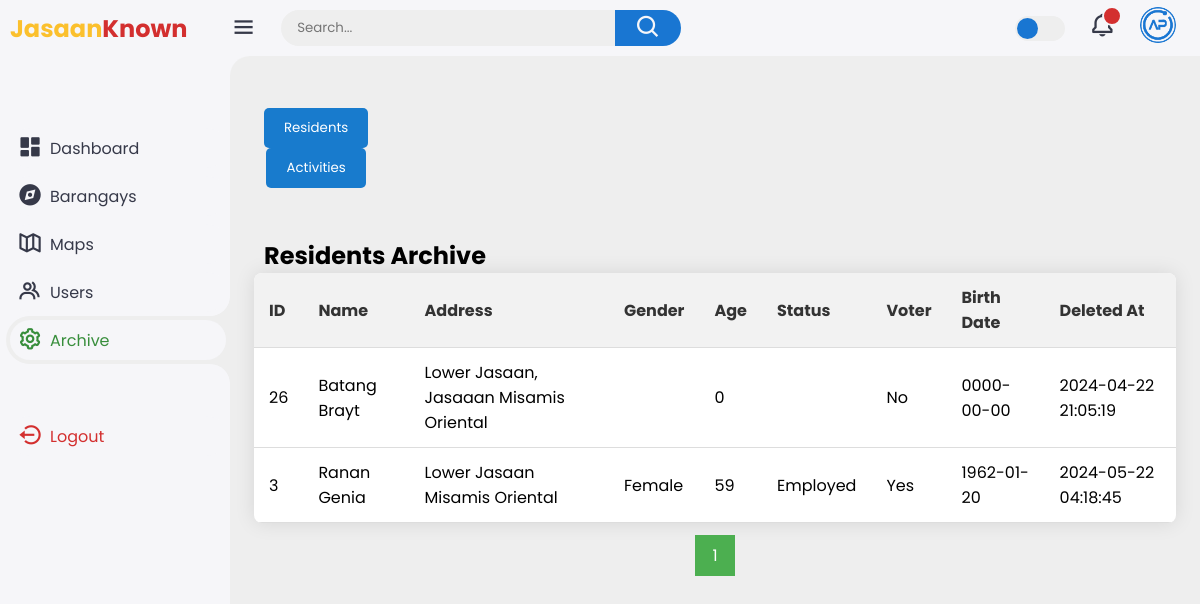
The app's page /archv.php with its own data.
### tables this page shows
CREATE TABLE `resident_archive` (
  `id` int(11) NOT NULL,
  `name` varchar(255) DEFAULT NULL,
  `address` varchar(255) DEFAULT NULL,
  `gender` varchar(10) DEFAULT NULL,
  `age` int(11) DEFAULT NULL,
  `status` varchar(50) DEFAULT NULL,
  `voter` tinyint(1) DEFAULT NULL,
  `birth_date` date DEFAULT NULL,
  `deleted_at` timestamp NOT NULL DEFAULT current_timestamp()
);

### archv.php (the view, shortened to what this page needs)
<?php
$host = 'localhost';
$dbname = 'jk';
$username = 'root';
$password = '';
try {
    $db = new PDO("mysql:host=$host;dbname=$dbname", $username, $password);
    $db->setAttribute(PDO::ATTR_ERRMODE, PDO::ERRMODE_EXCEPTION);
} catch (PDOException $e) {
    echo "Error: " . $e->getMessage();
    die();
}
$sql = "SELECT COUNT(*) AS total FROM resident_archive";
$result = $db->query($sql);
$row = $result->fetch(PDO::FETCH_ASSOC);
$total_records = $row['total'];
$records_per_page = 100;
$total_pages = ceil($total_records / $records_per_page);
$current_page = isset($_GET['page']) ? $_GET['page'] : 1;
?>
<!DOCTYPE html>
<html lang="en">
<head>
    <link href='https://unpkg.com/boxicons@2.1.4/css/boxicons.min.css' rel='stylesheet'>
    <link rel="stylesheet" href="style.css">
</head>
<body>
   <div class="sidebar">
        <a href="#" class="logo">
            <div class="logo-name"><span>Jasaan</span>Known</div>
        </a>
        <ul class="side-menu">
            <li class=""><a href="dashboard.php" onclick="redirectTo('dashboard.php')"><i class='bx bxs-dashboard'></i>Dashboard</a></li>
            <li class=""><a href="barangay.php" onclick="redirectTo('barangay.php')"><i class='bx bxs-compass'></i>Barangays</a></li>
            <li class=""><a href="maps.php" onclick="redirectTo('maps.php')"><i class='bx bx-map-alt'></i>Maps</a></li>
            <li class=""><a href="users.php" onclick="redirectTo('users.php')"><i class='bx bx-group'></i>Users</a></li>
            <li class="active"><a href="archive.php" onclick="redirectTo('archive.php')"><i class='bx bx-cog'></i>Archive</a></li>
        </ul>
        <ul class="side-menu">
            <li>
                <a href="#" class="logout">
                    <i class='bx bx-log-out-circle'></i>
                    Logout
                </a>
            </li>
        </ul>
    </div>
     <div class="content">
        <nav>
            <i class='bx bx-menu'></i>
            <form action="#">
                <div class="form-input">
                    <input type="search" placeholder="Search...">
                    <button class="search-btn" type="submit"><i class='bx bx-search'></i></button>
                </div>
            </form>
            <label for="theme-toggle" class="theme-toggle"></label>
            <a href="#" class="notif">
                <i class='bx bx-bell'></i>
                <span class="count"></span>
            </a>
            <a href="#" class="profile">
                <img src="images/logo.png">
            </a>
        </nav>
        <main>
        <div class="header">
    <div class="archive-buttons">
        <button onclick="toggleTable('residents')">Residents</button>
        <button onclick="toggleTable('activities')">Activities</button>
    </div>
</div>
            <div class="container" id="residentsTable">
                <h2>Residents Archive</h2>
                <table>
                    <thead>
                        <tr>
                            <th>ID</th>
                            <th>Name</th>
                            <th>Address</th>
                            <th>Gender</th>
                            <th>Age</th>
                            <th>Status</th>
                            <th>Voter</th>
                            <th>Birth Date</th>
                            <th>Deleted At</th>
                        </tr>
                    </thead>
                    <tbody>
                        <?php
                        $residentsQuery = $db->query("SELECT * FROM resident_archive");
                        while ($row = $residentsQuery->fetch(PDO::FETCH_ASSOC)) {
                            echo "<tr>";
                            echo "<td>" . $row['id'] . "</td>";
                            echo "<td>" . $row['name'] . "</td>";
                            echo "<td>" . $row['address'] . "</td>";
                            echo "<td>" . $row['gender'] . "</td>";
                            echo "<td>" . $row['age'] . "</td>";
                            echo "<td>" . $row['status'] . "</td>";
                            echo "<td>" . ($row['voter'] ? 'Yes' : 'No') . "</td>";
                            echo "<td>" . $row['birth_date'] . "</td>";
                            echo "<td>" . $row['deleted_at'] . "</td>";
                            echo "</tr>";
                        }
                        ?>
                    </tbody>
                </table>
                <div class="pagination">
                    <?php
                    for ($i = 1; $i <= $total_pages; $i++) {
                        echo "<a href='?page=$i'";
                        if ($i == $current_page) echo " class='active'";
                        echo ">$i</a>";
                    }
                    ?>
                </div>
            </div>
    </div>
</body>
</html>

### style.css (style rules this page uses)
:root { --light: #f6f6f9; --primary: #1976D2; --light-primary: #CFE8FF; --grey: #eee; --dark-grey: #AAAAAA; --dark: #363949; --danger: #D32F2F; --light-danger: #FECDD3; --warning: #FBC02D; --light-warning: #FFF2C6; --success: #388E3C; --light-success: #BBF7D0; }
* { margin: 0; padding: 0; box-sizing: border-box; font-family: 'Poppins', sans-serif; }
.bx { font-size: 1.7rem; }
a { text-decoration: none; }
li { list-style: none; }
html { overflow-x: hidden; }
body { background: var(--grey); overflow-x: hidden; }
.sidebar { position: fixed; top: 0; left: 0; background: var(--light); width: 230px; height: 100%; z-index: 2000; overflow-x: hidden; scrollbar-width: none; transition: all 0.3s ease; }
.sidebar .logo { font-size: 24px; font-weight: 700; height: 56px; display: flex; align-items: center; color: var(--danger); z-index: 500; padding-bottom: 20px; box-sizing: content-box; }
.sidebar .logo .logo-name { margin-left: 10px; }
.sidebar .logo .logo-name span { color: var(--warning); }
.sidebar .side-menu { width: 100%; margin-top: 48px; }
.sidebar .side-menu li { height: 48px; background: transparent; margin-left: 6px; border-radius: 48px 0 0 48px; padding: 4px; }
.sidebar .side-menu li.active { background: var(--grey); position: relative; }
.sidebar .side-menu li.active::before { content: ""; position: absolute; width: 40px; height: 40px; border-radius: 50%; top: -40px; right: 0; box-shadow: 20px 20px 0 var(--grey); z-index: -1; }
.sidebar .side-menu li.active::after { content: ""; position: absolute; width: 40px; height: 40px; border-radius: 50%; bottom: -40px; right: 0; box-shadow: 20px -20px 0 var(--grey); z-index: -1; }
.sidebar .side-menu li a { width: 100%; height: 100%; background: var(--light); display: flex; align-items: center; border-radius: 48px; font-size: 16px; color: var(--dark); white-space: nowrap; overflow-x: hidden; transition: all 0.3s ease; }
.sidebar .side-menu li.active a { color: var(--success); }
.sidebar .side-menu li a .bx { min-width: calc(60px - ((4px + 6px) * 2)); display: flex; font-size: 1.6rem; justify-content: center; }
.sidebar .side-menu li a.logout { color: var(--danger); }
.content { position: relative; width: calc(100% - 230px); left: 230px; transition: all 0.3s ease; }
.content nav { height: 56px; background: var(--light); padding: 0 24px 0 0; display: flex; align-items: center; grid-gap: 24px; position: sticky; top: 0; left: 0; z-index: 1000; }
.content nav::before { content: ""; position: absolute; width: 40px; height: 40px; bottom: -40px; left: 0; border-radius: 50%; box-shadow: -20px -20px 0 var(--light); }
.content nav a { color: var(--dark); }
.content nav .bx.bx-menu { cursor: pointer; color: var(--dark); }
.content nav form { max-width: 400px; width: 100%; margin-right: auto; }
.content nav form .form-input { display: flex; align-items: center; height: 36px; }
.content nav form .form-input input { flex-grow: 1; padding: 0 16px; height: 100%; border: none; background: var(--grey); border-radius: 36px 0 0 36px; outline: none; width: 100%; color: var(--dark); }
.content nav form .form-input button { width: 80px; height: 100%; display: flex; justify-content: center; align-items: center; background: var(--primary); color: var(--light); font-size: 18px; border: none; outline: none; border-radius: 0 36px 36px 0; cursor: pointer; }
.content nav .notif { font-size: 20px; position: relative; }
.content nav .notif .count { position: absolute; top: -6px; right: -6px; width: 20px; height: 20px; background: var(--danger); border-radius: 50%; color: var(--light); border: 2px solid var(--light); font-weight: 700; font-size: 12px; display: flex; align-items: center; justify-content: center; }
.content nav .profile img { width: 36px; height: 36px; object-fit: cover; border-radius: 50%; }
.content nav .theme-toggle { display: block; min-width: 50px; height: 25px; background: var(--grey); cursor: pointer; position: relative; border-radius: 25px; }
.content nav .theme-toggle::before { content: ""; position: absolute; top: 2px; left: 2px; bottom: 2px; width: calc(25px - 4px); background: var(--primary); border-radius: 50%; transition: all 0.3s ease; }
.content main { width: 100%; padding: 36px 24px; max-height: calc(100vh - 56px); }
.content main .header { display: flex; align-items: center; justify-content: space-between; grid-gap: 16px; flex-wrap: wrap; }

### records on screen
resident_archive: id "26", name "Batang Brayt", address "Lower Jasaan, Jasaaan Misamis Oriental", age "0", voter "No", birth_date "0000-00-00", deleted_at "2024-04-22 21:05:19"
resident_archive: id "3", name "Ranan Genia", address "Lower Jasaan Misamis Oriental", gender "Female", age "59", status "Employed", voter "Yes", birth_date "1962-01-20", deleted_at "2024-05-22 04:18:45"
